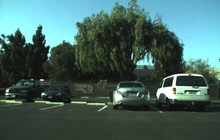
%> input picture matlabhdl/mlhlsvitis/mlhdlc_hlsipcore_convolution_2D_img.png, 220 x 140 px, shrunk from 752 x 480 before the run
$ octave mlhdlc_hlsipcore_convolution_2D_tb.m   (GNU Octave 9; MATLAB toolbox functions it lacks are replaced by stand-ins)
%> lines starting %> are read from the running program, lines starting %| are printed output that depends on the picture
### matlabhdl/mlhlsvitis/mlhdlc_hlsipcore_convolution_2D.m

%%%%%%%%%%%%%%%%%%%%%%%%%%%%%%%%%%%%%%%%%%%%%%%%%%%%%%%%%%%%%%%%%%%%%%%%%%%%%%%
% MATLAB design: 2D convolution
%
% Introduction: This function implements a 2D convolution filter algorithm on
% an image using a specified kernel (filter coefficients), enabling operations
% such as blurring ,edge detection etc.. with optimizations for
% hardware implementation.
%
%%%%%%%%%%%%%%%%%%%%%%%%%%%%%%%%%%%%%%%%%%%%%%%%%%%%%%%%%%%%%%%%%%%%%%%%%%%%%%%
% Input:  rgbImage    - the RGB Image
%                       2D array
%         kernel      - coefficients to specify the type of filtering
%                       1D array
%         kernel_size - size of kernel
%                       1D array (compile time constant)
%
% Output: result      - convolved image
%                       2D array

%   Copyright 2025 The MathWorks, Inc.
function result = mlhdlc_hlsipcore_convolution_2D(rgbImage, kernel, kernel_size)

[image_height, image_width]     = size(rgbImage);

filter_height = kernel_size(1);
filter_width = kernel_size(2);
% Reshape the kernel from 1D to 2D
kernel_reshape = reshape(kernel, filter_height, filter_width);

factor = 1.0/(filter_height*filter_width);
bias = 0;
kernel1 = coder.nullcopy(kernel_reshape);

for i = 1:filter_height
    for j = 1:filter_width
        coder.hdl.literaltext("#pragma HLS pipeline II=1")
        kernel1(i,j) = kernel_reshape(i,j);
    end
end

result = coder.nullcopy(rgbImage);
for y = 1:image_height
    for x = 1:image_width
        coder.hdl.literaltext("#pragma HLS pipeline II=1")
        coder.hdl.literaltext("#pragma HLS array_stencil variable=rgbImage")
        sum = zeros(1,1,'int32');
        for row = 1:filter_height
            for col = 1:filter_width
                xoffset = (x+col-floor(filter_width/2));
                yoffset = (y+row-floor(filter_height/2));
                if ~(xoffset<1 || xoffset>image_width || yoffset<1 || yoffset>image_height)
                    % clamp pixels to 0 when outside of image
                    pixel = rgbImage(yoffset,xoffset);
                    sum = cast(pixel*kernel1(row,col),'like',sum) + sum;
                end
            end
        end
        outPixel = cast(min(max(factor*sum + bias, 0),255),'like',result);
        result(y,x) = outPixel;
    end
end
end

### matlabhdl/mlhlsvitis/mlhdlc_hlsipcore_convolution_2D_tb.m

%%%%%%%%%%%%%%%%%%%%%%%%%%%%%%%%%%%%%%%%%%%%%%%%%%%%%%%%%%%%%%%%%%%%%%%%%%%
% MATLAB test bench for convolution_2D
%%%%%%%%%%%%%%%%%%%%%%%%%%%%%%%%%%%%%%%%%%%%%%%%%%%%%%%%%%%%%%%%%%%%%%%%%%

%   Copyright 2025 The MathWorks, Inc.

% Load your image
image = imread('mlhdlc_hlsipcore_convolution_2D_img.png');
%> image is the input picture: size 140x220x3 uint8; mean R, G, B 69.9, 101.2, 96

% Define convolution kernel (filter)
kernel = ones(5,5);

% Reshape kernel to 1D array
kernel_reshape = reshape(kernel,1,5*5);

% Separate color channels
redChannel = image(:, :, 1);
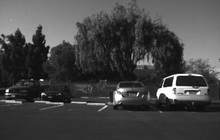
%> redChannel: size 140x220 uint8; min 3, max 255, mean 69.9
greenChannel = image(:, :, 2);
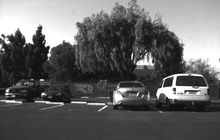
%> greenChannel: size 140x220 uint8; min 4, max 255, mean 101.2
blueChannel = image(:, :, 3);
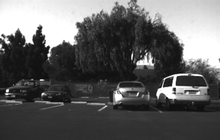
%> blueChannel: size 140x220 uint8; min 8, max 255, mean 96

convolvedRGBImage_red   = mlhdlc_hlsipcore_convolution_2D(redChannel, kernel_reshape, size(kernel));
%> the run ends on the next line
